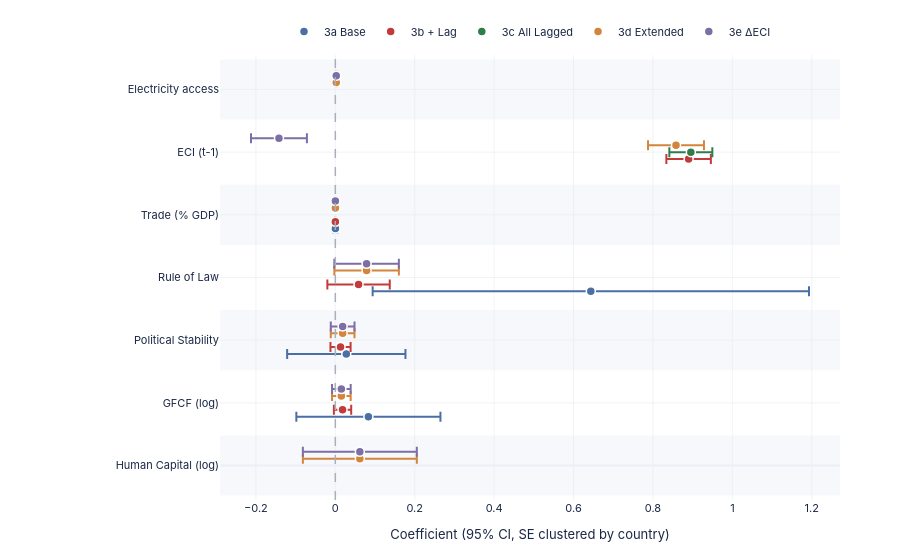

Notebook source saved alongside this figure:
### Markdown cell above
### Chart 9 — Coefficient Forest

### Code cell
FOREST_VARS = [
    'log_HCI', 'log_GFCF',
    'Political stability \u2014 estimate', 'Rule of law index',
    'log_Production_Value', 'Trade (% of GDP)',
    'log_HCI_x_log_Production', 'log_GFCF_x_log_Production',
    'ECI_lag1',
    'Hydrocarbons_Dominant', 'Subsoil_Metals_Dominant',
    'Precious_Metals_Dominant', 'Access to electricity (% of population)',
]


# Drop variables absent from all loaded models (absorbed / not in any spec)
_all_vars = set()
for _df in coef_dfs.values():
    _all_vars.update(_df['Variable'].tolist())
FOREST_VARS = [v for v in FOREST_VARS if v in _all_vars]

y_labels = [DISPLAY_LABELS.get(v, v) for v in FOREST_VARS]
y_pos    = {lbl: i for i, lbl in enumerate(y_labels)}
n_specs  = len(MODEL_ORDER)
offsets  = np.linspace(-0.22, 0.22, n_specs)

fig16 = go.Figure()
fig16.add_vline(x=0, line=dict(color='#aab0ba', width=1.5, dash='dash'))

# Horizontal reference bands
for i in range(len(y_labels)):
    if i % 2 == 0:
        fig16.add_hrect(y0=i - 0.48, y1=i + 0.48,
                        fillcolor='rgba(230,235,242,0.35)', line=dict(width=0), layer='below')

for i, m in enumerate(MODEL_ORDER):
    if m not in coef_dfs: continue
    tbl = coef_dfs[m]
    col = SPEC_COLORS[m]
    lbl = MODEL_LABELS[m]

    matched = tbl[tbl['Variable'].isin(FOREST_VARS)].copy()
    matched['Label'] = matched['Variable'].map(lambda v: DISPLAY_LABELS.get(v, v))
    matched['y_pos'] = matched['Label'].map(y_pos).fillna(-1) + offsets[i]
    matched = matched[matched['y_pos'] >= 0]

    fig16.add_trace(go.Scatter(
        x=matched['Coef'], y=matched['y_pos'],
        mode='markers',
        marker=dict(size=9, color=col, line=dict(color='white', width=1.5)),
        error_x=dict(
            type='data', symmetric=False,
            array=(matched['CI_hi'] - matched['Coef']).values,
            arrayminus=(matched['Coef'] - matched['CI_lo']).values,
            color=col, thickness=2.0, width=5,
        ),
        name=lbl,
        text=matched['Label'],
        hovertemplate='<b>%{text}</b><br>\u03b2 = %{x:.4f}<extra>' + lbl + '</extra>',
    ))

fig16.update_layout(**base_layout(
    height=max(560, len(y_labels) * 50 + 150),
    margin=dict(l=220, r=60, t=55, b=60),
    xaxis=dict(title='Coefficient (95% CI, SE clustered by country)',
               gridcolor=GRID, gridwidth=0.5, zeroline=False),
    yaxis=dict(
        tickvals=list(y_pos.values()),
        ticktext=list(y_pos.keys()),
        tickfont=dict(size=11), showgrid=True, gridcolor=GRID, gridwidth=0.5,
        range=[-0.55, len(y_labels) - 0.45],
    ),
    legend=dict(orientation='h', yanchor='bottom', y=1.02,
                xanchor='center', x=0.5, font=dict(size=11)),
))
save(fig16, '09_reg_coef_forest', w=1200, h=max(560, len(y_labels) * 50 + 150))
fig16.show(config=CFG)

### Figure 1 — Plotly figure (JSON) as saved in the notebook; plotly's stock layout.template omitted (floating-point values rounded to 4 significant figures)
{"data": [{"error_x": {"array": [0.1815, 0.149, 0.5495, 0.004722], "arrayminus": [0.1815, 0.149, 0.5495, 0.004722], "color": "#4a6fa5", "symmetric": false, "thickness": 2.0, "type": "data", "width": 5}, "hovertemplate": "<b>%{text}</b><br>β = %{x:.4f}<extra>3a Base</extra>", "marker": {"color": "#4a6fa5", "line": {"color": "white", "width": 1.5}, "size": 9}, "mode": "markers", "name": "3a Base", "text": ["GFCF (log)", "Political Stability", "Rule of Law", "Trade (% GDP)"], "type": "scatter", "x": [0.0833, 0.02766, 0.6435, 0.0001918], "y": [0.78, 1.78, 2.78, 3.78]}, {"error_x": {"array": [0.02182, 0.02534, 0.07857, 0.0006964, 0.05602], "arrayminus": [0.02182, 0.02534, 0.07857, 0.0006964, 0.05602], "color": "#c23a3a", "symmetric": false, "thickness": 2.0, "type": "data", "width": 5}, "hovertemplate": "<b>%{text}</b><br>β = %{x:.4f}<extra>3b + Lag</extra>", "marker": {"color": "#c23a3a", "line": {"color": "white", "width": 1.5}, "size": 9}, "mode": "markers", "name": "3b + Lag", "text": ["GFCF (log)", "Political Stability", "Rule of Law", "Trade (% GDP)", "ECI (t-1)"], "type": "scatter", "x": [0.01817, 0.0131, 0.05851, 7.121e-05, 0.8898], "y": [0.89, 1.89, 2.89, 3.89, 4.89]}, {"error_x": {"array": [0.05413], "arrayminus": [0.05413], "color": "#2e7d4a", "symmetric": false, "thickness": 2.0, "type": "data", "width": 5}, "hovertemplate": "<b>%{text}</b><br>β = %{x:.4f}<extra>3c All Lagged</extra>", "marker": {"color": "#2e7d4a", "line": {"color": "white", "width": 1.5}, "size": 9}, "mode": "markers", "name": "3c All Lagged", "text": ["ECI (t-1)"], "type": "scatter", "x": [0.8954], "y": [5.0]}, {"error_x": {"array": [0.1435, 0.02345, 0.02988, 0.08124, 0.0006844, 0.0704, 0.001315], "arrayminus": [0.1435, 0.02345, 0.02988, 0.08124, 0.0006844, 0.0704, 0.001315], "color": "#d4853b", "symmetric": false, "thickness": 2.0, "type": "data", "width": 5}, "hovertemplate": "<b>%{text}</b><br>β = %{x:.4f}<extra>3d Extended</extra>", "marker": {"color": "#d4853b", "line": {"color": "white", "width": 1.5}, "size": 9}, "mode": "markers", "name": "3d Extended", "text": ["Human Capital (log)", "GFCF (log)", "Political Stability", "Rule of Law", "Trade (% GDP)", "ECI (t-1)", "Electricity access"], "type": "scatter", "x": [0.06175, 0.01521, 0.01845, 0.07878, 0.0001712, 0.858, 0.002301], "y": [0.11, 1.11, 2.11, 3.11, 4.11, 5.11, 6.11]}, {"error_x": {"array": [0.1435, 0.02345, 0.02988, 0.08124, 0.0006844, 0.0704, 0.001315], "arrayminus": [0.1435, 0.02345, 0.02988, 0.08124, 0.0006844, 0.0704, 0.001315], "color": "#7b6fa5", "symmetric": false, "thickness": 2.0, "type": "data", "width": 5}, "hovertemplate": "<b>%{text}</b><br>β = %{x:.4f}<extra>3e ΔECI</extra>", "marker": {"color": "#7b6fa5", "line": {"color": "white", "width": 1.5}, "size": 9}, "mode": "markers", "name": "3e ΔECI", "text": ["Human Capital (log)", "GFCF (log)", "Political Stability", "Rule of Law", "Trade (% GDP)", "ECI (t-1)", "Electricity access"], "type": "scatter", "x": [0.06175, 0.01521, 0.01845, 0.07878, 0.0001712, -0.142, 0.002301], "y": [0.22, 1.22, 2.22, 3.22, 4.22, 5.22, 6.22]}], "layout": {"font": {"color": "#1a2744", "family": "IBM Plex Sans, -apple-system, BlinkMacSystemFont, sans-serif", "size": 11}, "height": 560, "legend": {"font": {"size": 11}, "orientation": "h", "x": 0.5, "xanchor": "center", "y": 1.02, "yanchor": "bottom"}, "margin": {"b": 60, "l": 220, "r": 60, "t": 55}, "paper_bgcolor": "#ffffff", "plot_bgcolor": "#ffffff", "shapes": [{"line": {"color": "#aab0ba", "dash": "dash", "width": 1.5}, "type": "line", "x0": 0, "x1": 0, "xref": "x", "y0": 0, "y1": 1, "yref": "y domain"}, {"fillcolor": "rgba(230,235,242,0.35)", "layer": "below", "line": {"width": 0}, "type": "rect", "x0": 0, "x1": 1, "xref": "x domain", "y0": -0.48, "y1": 0.48, "yref": "y"}, {"fillcolor": "rgba(230,235,242,0.35)", "layer": "below", "line": {"width": 0}, "type": "rect", "x0": 0, "x1": 1, "xref": "x domain", "y0": 1.52, "y1": 2.48, "yref": "y"}, {"fillcolor": "rgba(230,235,242,0.35)", "layer": "below", "line": {"width": 0}, "type": "rect", "x0": 0, "x1": 1, "xref": "x domain", "y0": 3.52, "y1": 4.48, "yref": "y"}, {"fillcolor": "rgba(230,235,242,0.35)", "layer": "below", "line": {"width": 0}, "type": "rect", "x0": 0, "x1": 1, "xref": "x domain", "y0": 5.52, "y1": 6.48, "yref": "y"}], "xaxis": {"gridcolor": "#e5e7eb", "gridwidth": 0.5, "title": {"text": "Coefficient (95% CI, SE clustered by country)"}, "zeroline": false}, "yaxis": {"gridcolor": "#e5e7eb", "gridwidth": 0.5, "range": [-0.55, 6.55], "showgrid": true, "tickfont": {"size": 11}, "ticktext": ["Human Capital (log)", "GFCF (log)", "Political Stability", "Rule of Law", "Trade (% GDP)", "ECI (t-1)", "Electricity access"], "tickvals": [0, 1, 2, 3, 4, 5, 6]}}}
